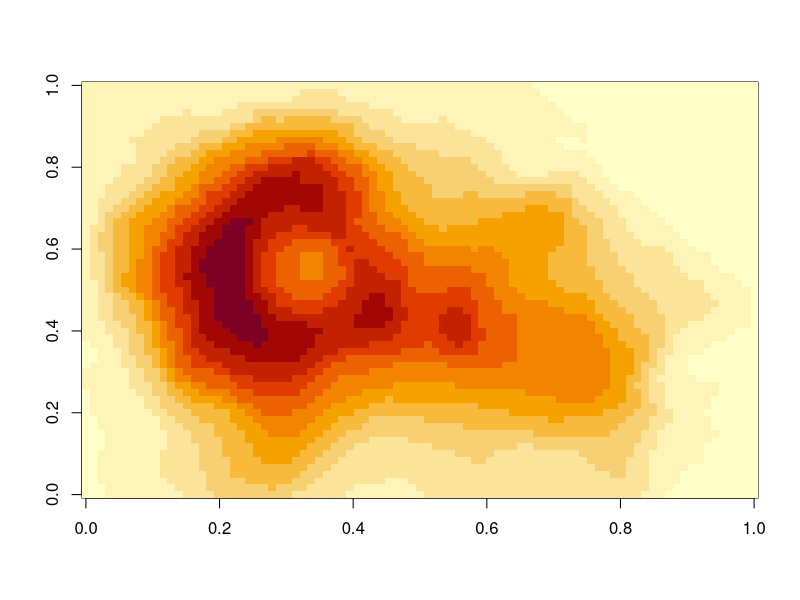
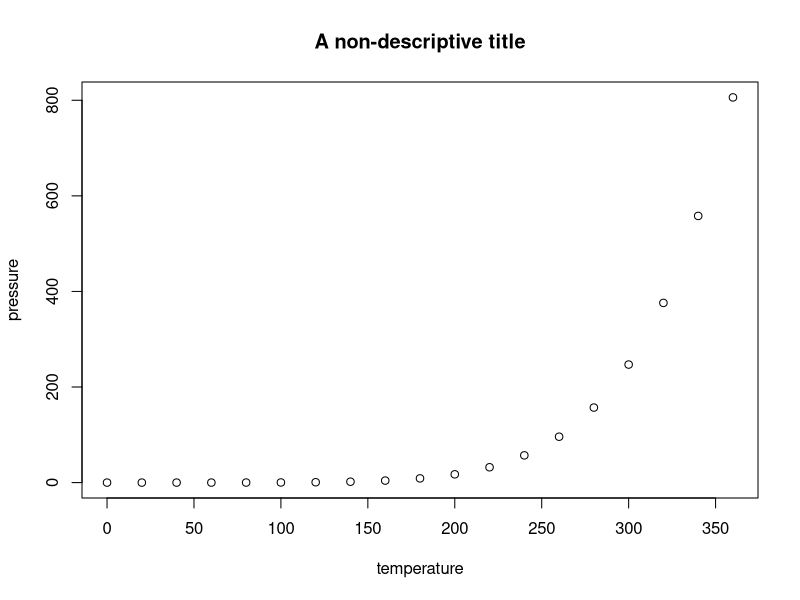

Write the R code that produced these figures, in order.
## ---- chunk 1
summary(cars)
## ---- chunk 2
maxv <- max(cars)
print(maxv)
## ---- chunk 3
# sample 5 numbers from 1 to 120
sample(1:maxv, 5)
## ---- chunk 4
image(volcano)
## ---- chunk 5
plot(pressure, main="A non-descriptive title")
